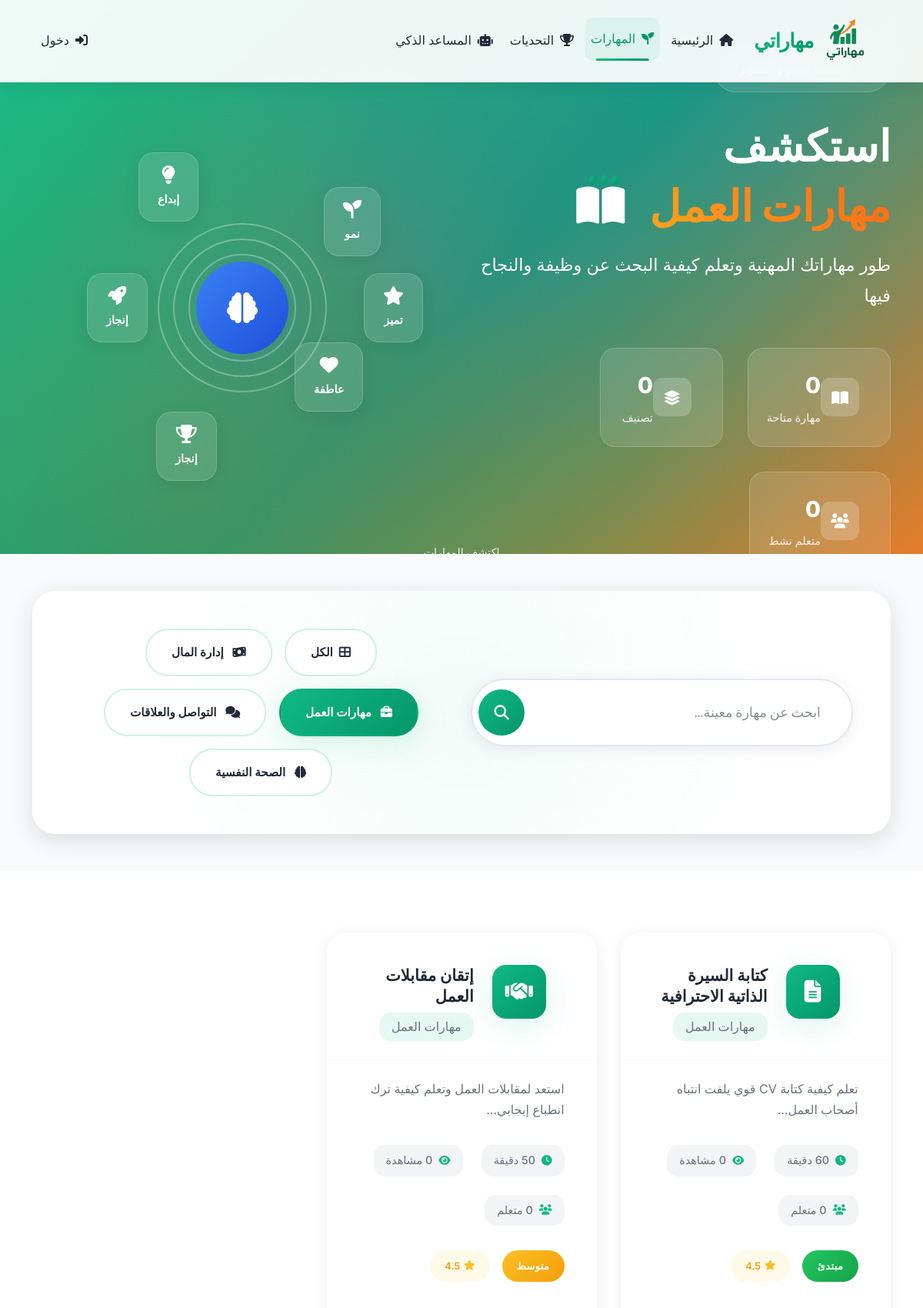
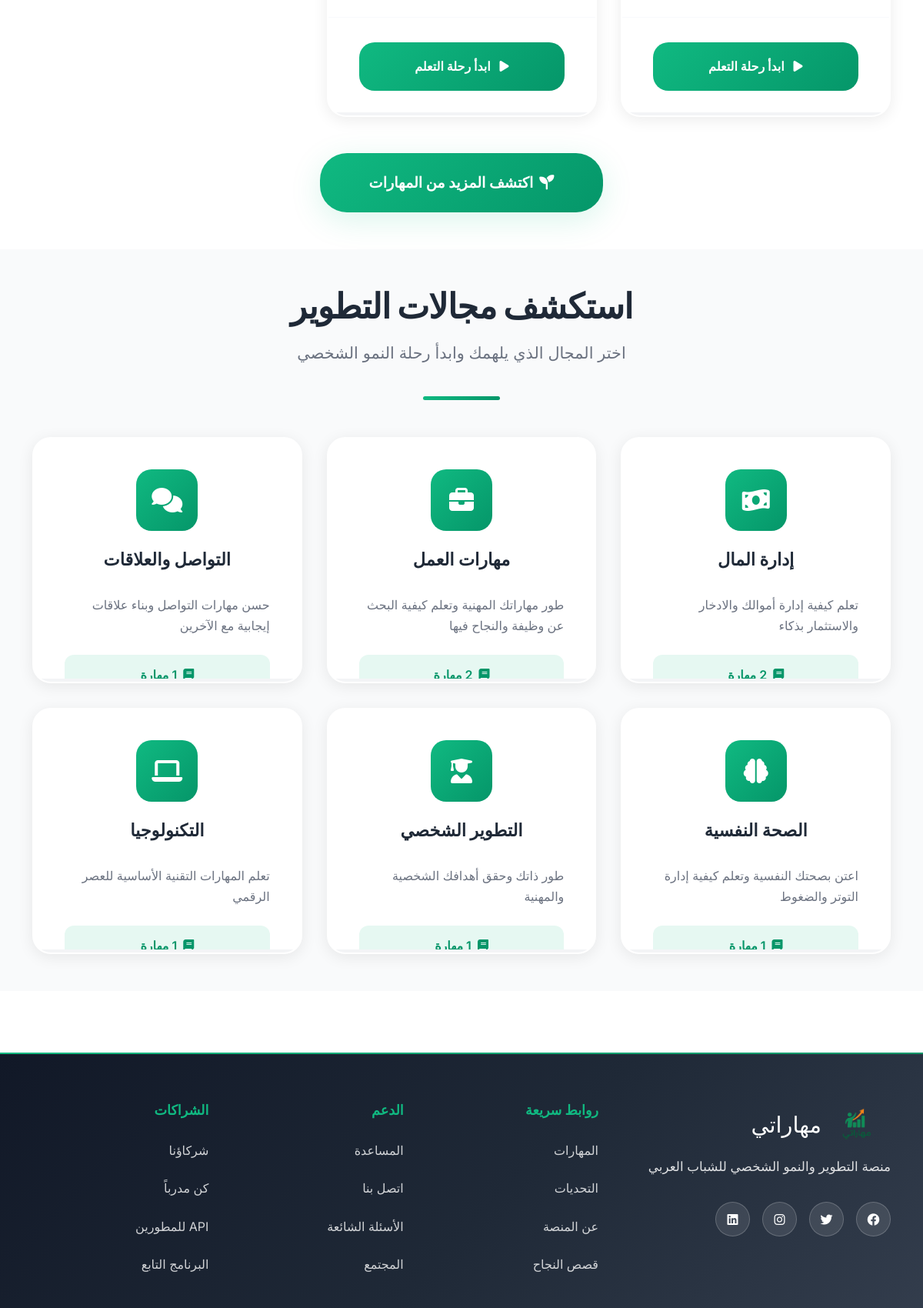
Screenshot of /skills.php?category=2 (upper part) with the database file from the repository (2 pictures, top to bottom).
### tables this page shows
CREATE TABLE skill_categories (
    id INT PRIMARY KEY AUTO_INCREMENT,
    name_ar VARCHAR(100) NOT NULL,
    description_ar TEXT,
    icon_class VARCHAR(50),
    color_code VARCHAR(7),
    sort_order INT DEFAULT 0,
    is_active BOOLEAN DEFAULT TRUE,
    created_at TIMESTAMP DEFAULT CURRENT_TIMESTAMP,
    INDEX idx_sort (sort_order),
    INDEX idx_active (is_active)
);

CREATE TABLE skills (
    id INT PRIMARY KEY AUTO_INCREMENT,
    category_id INT,
    title_ar VARCHAR(150) NOT NULL,
    description_ar TEXT,
    content_ar LONGTEXT,
    difficulty_level ENUM('beginner', 'intermediate', 'advanced'),
    estimated_time INT,  
    practical_examples TEXT,
    egyptian_context TEXT,
    icon_name VARCHAR(50),
    is_premium BOOLEAN DEFAULT FALSE,
    views_count INT DEFAULT 0,
    completion_rate DECIMAL(5,2) DEFAULT 0.00,
    is_active BOOLEAN DEFAULT TRUE,
    created_at TIMESTAMP DEFAULT CURRENT_TIMESTAMP,
    updated_at TIMESTAMP DEFAULT CURRENT_TIMESTAMP ON UPDATE CURRENT_TIMESTAMP,
    FOREIGN KEY (category_id) REFERENCES skill_categories(id) ON DELETE SET NULL,
    INDEX idx_category (category_id),
    INDEX idx_difficulty (difficulty_level),
    INDEX idx_premium (is_premium),
    INDEX idx_views (views_count),
    INDEX idx_active (is_active)
);

### skills.php (the view, shortened to what the rows shown need)
<?php
require_once 'config/config.php';
$skillsObj = new Skills();
$categoriesResult = $skillsObj->getCategories();
$categories = $categoriesResult['success'] ? $categoriesResult['data'] : [];
$selectedCategory = $_GET['category'] ?? null;
$userId = isLoggedIn() ? $_SESSION['user_id'] : null;
$skillsResult = $skillsObj->getSkills($selectedCategory, 20, 0, $userId);
$skills = $skillsResult['success'] ? $skillsResult['data'] : [];
$categoryName = 'جميع المهارات';
if ($selectedCategory) {
    foreach ($categories as $cat) {
        if ($cat['id'] == $selectedCategory) {
            $categoryName = $cat['name_ar'];
            break;
        }
    }
}
?>
<!DOCTYPE html>
<html lang="ar" dir="rtl">
<head>
    <link href="https://cdnjs.cloudflare.com/ajax/libs/font-awesome/6.4.0/css/all.min.css" rel="stylesheet">
    <link href="https://cdn.jsdelivr.net/npm/bootstrap@5.3.0/dist/css/bootstrap.rtl.min.css" rel="stylesheet">
    <link href="https://unpkg.com/aos@2.3.1/dist/aos.css" rel="stylesheet">
    <link href="css/index-styles.css" rel="stylesheet">
    <link href="css/skills-styles.css" rel="stylesheet">
</head>
<body>
    <section class="skills-hero-section position-relative overflow-hidden">
        <div class="container">
            <div class="row align-items-center min-vh-100">
                <div class="col-lg-6" data-aos="fade-right" data-aos-duration="1000">
                    <div class="hero-content">
                        <h1 class="hero-title mb-4" data-aos="fade-up" data-aos-delay="300">
                            استكشف
                            <span class="gradient-text"><?php echo htmlspecialchars($categoryName); ?></span>
                            <div class="growth-animation">
                                <i class="fas fa-book-open"></i>
                                <div class="growth-leaves">
                                    <span class="leaf leaf-1"></span>
                                    <span class="leaf leaf-2"></span>
                                    <span class="leaf leaf-3"></span>
                                </div>
                            </div>
                        </h1>
                    </div>
                </div>
            </div>
        </div>
    </section>
    <section class="search-filter-section py-5">
        <div class="container">
            <div class="search-filter-card glass-card" data-aos="zoom-in" data-aos-delay="200">
                <div class="row align-items-center">
                    <div class="col-lg-6">
                        <div class="filter-tabs">
                            <a href="skills.php" class="filter-tab <?php echo !$selectedCategory ? 'active' : ''; ?>" data-aos="fade-left" data-aos-delay="100">
                                <i class="fas fa-th-large me-2"></i>الكل
                                <div class="tab-glow"></div>
                            </a>
                            <?php foreach (array_slice($categories, 0, 4) as $index => $category): ?>
                            <a href="skills.php?category=<?php echo $category['id']; ?>"
                               class="filter-tab <?php echo $selectedCategory == $category['id'] ? 'active' : ''; ?>"
                               data-aos="fade-left" data-aos-delay="<?php echo ($index + 2) * 100; ?>">
                                <i class="<?php echo htmlspecialchars($category['icon_class'] ?? 'fas fa-star'); ?> me-2"></i>
                                <?php echo htmlspecialchars($category['name_ar']); ?>
                                <div class="tab-glow"></div>
                            </a>
                            <?php endforeach; ?>
                        </div>
                    </div>
                </div>
            </div>
        </div>
    </section>
    <section class="skills-grid-section py-5">
        <div class="container">
            <?php if (empty($skills)): ?>
                <div class="empty-state" data-aos="zoom-in">
                    <div class="empty-icon">
                        <img src="images/logo.png" alt="Logo" style="width: 60px; height: 60px;">
                        <div class="icon-growth-ring"></div>
                    </div>
                    <h3 class="empty-title">لا توجد مهارات في هذا التصنيف بعد</h3>
                    <p class="empty-description">
                        نحن نعمل باستمرار على إضافة مهارات جديدة لتطوير قدراتك.<br>
                        جرب تصنيفاً آخر أو عد لاحقاً لاكتشاف المحتوى الجديد!
                    </p>
                    <div class="empty-actions">
                        <a href="skills.php" class="btn btn-hero-primary btn-lg me-3">
                            <i class="fas fa-seedling me-2"></i>تصفح جميع المهارات
                            <div class="btn-sparkle"></div>
                        </a>
                        <a href="index.php" class="btn btn-hero-outline btn-lg">
                            <i class="fas fa-home me-2"></i>العودة للرئيسية
                        </a>
                    </div>
                </div>
            <?php else: ?>
                <div class="skills-grid" id="skillsGrid">
                    <?php foreach ($skills as $index => $skill): ?>
                    <div class="skill-card-container" data-aos="fade-up" data-aos-delay="<?php echo $index * 50; ?>">
                        <div class="skill-card-growth" data-tilt>
                            <div class="skill-header">
                                <div class="skill-icon-container">
                                    <div class="skill-icon-wrapper">
                                        <i class="<?php echo htmlspecialchars($skill['icon_name'] ?? 'fas fa-lightbulb'); ?> skill-icon"></i>
                                    </div>
                                </div>
                                <div class="skill-meta">
                                    <h5 class="skill-title"><?php echo htmlspecialchars($skill['title_ar']); ?></h5>
                                    <span class="skill-category"><?php echo htmlspecialchars($skill['category_name']); ?></span>
                                </div>
                            </div>
                            <div class="skill-body">
                                <p class="skill-description"><?php echo htmlspecialchars(substr($skill['description_ar'], 0, 120)) . '...'; ?></p>
                                <div class="skill-features">
                                    <div class="feature-item">
                                        <i class="fas fa-clock"></i>
                                        <span><?php echo $skill['estimated_time'] ?? 30; ?> دقيقة</span>
                                    </div>
                                    <div class="feature-item">
                                        <i class="fas fa-eye"></i>
                                        <span><?php echo number_format($skill['views_count']); ?> مشاهدة</span>
                                    </div>
                                    <div class="feature-item">
                                        <i class="fas fa-users"></i>
                                        <span><?php echo number_format($skill['learners_count'] ?? 0); ?> متعلم</span>
                                    </div>
                                </div>
                                <div class="skill-badges">
                                    <span class="difficulty-badge difficulty-<?php echo $skill['difficulty_level']; ?>">
                                        <?php
                                        $levels = ['beginner' => 'مبتدئ', 'intermediate' => 'متوسط', 'advanced' => 'متقدم'];
                                        echo $levels[$skill['difficulty_level']] ?? 'مبتدئ';
                                        ?>
                                    </span>
                                    <span class="rating-badge">
                                        <i class="fas fa-star"></i>
                                        <?php echo number_format($skill['rating'] ?? 4.5, 1); ?>
                                    </span>
                                </div>
                            </div>
                            <div class="skill-footer">
                                <?php if ($skill['is_premium'] && (!isLoggedIn() || $_SESSION['subscription_type'] === 'free')): ?>
                                    <a href="subscription.php" class="btn btn-premium-upgrade w-100">
                                        <i class="fas fa-crown me-2"></i>ترقية الاشتراك
                                        <div class="btn-growth-effect"></div>
                                    </a>
                                <?php else: ?>
                                    <a href="skill.php?id=<?php echo $skill['id']; ?>" class="btn btn-skill-growth w-100">
                                        <i class="fas fa-play me-2"></i>
                                        <?php echo isset($skill['user_progress']) && $skill['user_progress'] > 0 ? 'متابعة النمو' : 'ابدأ رحلة التعلم'; ?>
                                    </a>
                                <?php endif; ?>
                            </div>
                            <div class="card-shine"></div>
                            <div class="growth-indicator">
                            </div>
                        </div>
                    </div>
                    <?php endforeach; ?>
                </div>
            <?php endif; ?>
        </div>
    </section>
    <section class="categories-showcase-section py-5">
        <div class="container">
            <div class="section-header text-center mb-5" data-aos="fade-up">
                <h2 class="section-title">استكشف مجالات التطوير</h2>
            </div>
            <div class="categories-grid">
                <?php foreach ($categories as $index => $category): ?>
                <div class="category-showcase-card" data-aos="fade-up" data-aos-delay="<?php echo $index * 100; ?>">
                    <div class="category-card-growth" data-category="<?php echo strtolower($category['name_ar']); ?>" onclick="location.href='skills.php?category=<?php echo $category['id']; ?>'">
                        <div class="card-header">
                            <div class="category-icon">
                                <i class="<?php echo htmlspecialchars($category['icon_class'] ?? 'fas fa-star'); ?>"></i>
                            </div>
                            <h5 class="category-title"><?php echo htmlspecialchars($category['name_ar']); ?></h5>
                        </div>
                        <div class="card-body">
                            <p class="category-description"><?php echo htmlspecialchars($category['description_ar']); ?></p>
                            <div class="skills-count">
                                <i class="fas fa-book me-2"></i>
                                <?php echo $category['skills_count']; ?> مهارة
                            </div>
                        </div>
                        <div class="growth-indicator">
                        </div>
                    </div>
                </div>
                <?php endforeach; ?>
            </div>
        </div>
    </section>
</body>
</html>

### rows the page displays
skill_categories: name_ar "مهارات العمل", description_ar "طور مهاراتك المهنية وتعلم كيفية البحث عن وظيفة والنجاح فيها"
skill_categories: name_ar "إدارة المال", description_ar "تعلم كيفية إدارة أموالك والادخار والاستثمار بذكاء"
skill_categories: name_ar "التواصل والعلاقات", description_ar "حسن مهارات التواصل وبناء علاقات إيجابية مع الآخرين"
skill_categories: name_ar "الصحة النفسية", description_ar "اعتن بصحتك النفسية وتعلم كيفية إدارة التوتر والضغوط", skills_count "1"
skills: title_ar "كتابة السيرة الذاتية الاحترافية", category.name_ar "مهارات العمل", description_ar "تعلم كيفية كتابة CV قوي يلفت انتباه أصحاب العمل", estimated_time "60", difficulty_level "مبتدئ", rating "4.5"
skills: title_ar "إتقان مقابلات العمل", category.name_ar "مهارات العمل", description_ar "استعد لمقابلات العمل وتعلم كيفية ترك انطباع إيجابي", estimated_time "50", difficulty_level "متوسط", rating "4.5"
skill_categories: name_ar "التطوير الشخصي", description_ar "طور ذاتك وحقق أهدافك الشخصية والمهنية", skills_count "1"
skill_categories: name_ar "التكنولوجيا", description_ar "تعلم المهارات التقنية الأساسية للعصر الرقمي"

### other values shown
$categoryDescription "طور مهاراتك المهنية وتعلم كيفية البحث عن وظيفة والنجاح فيها"
